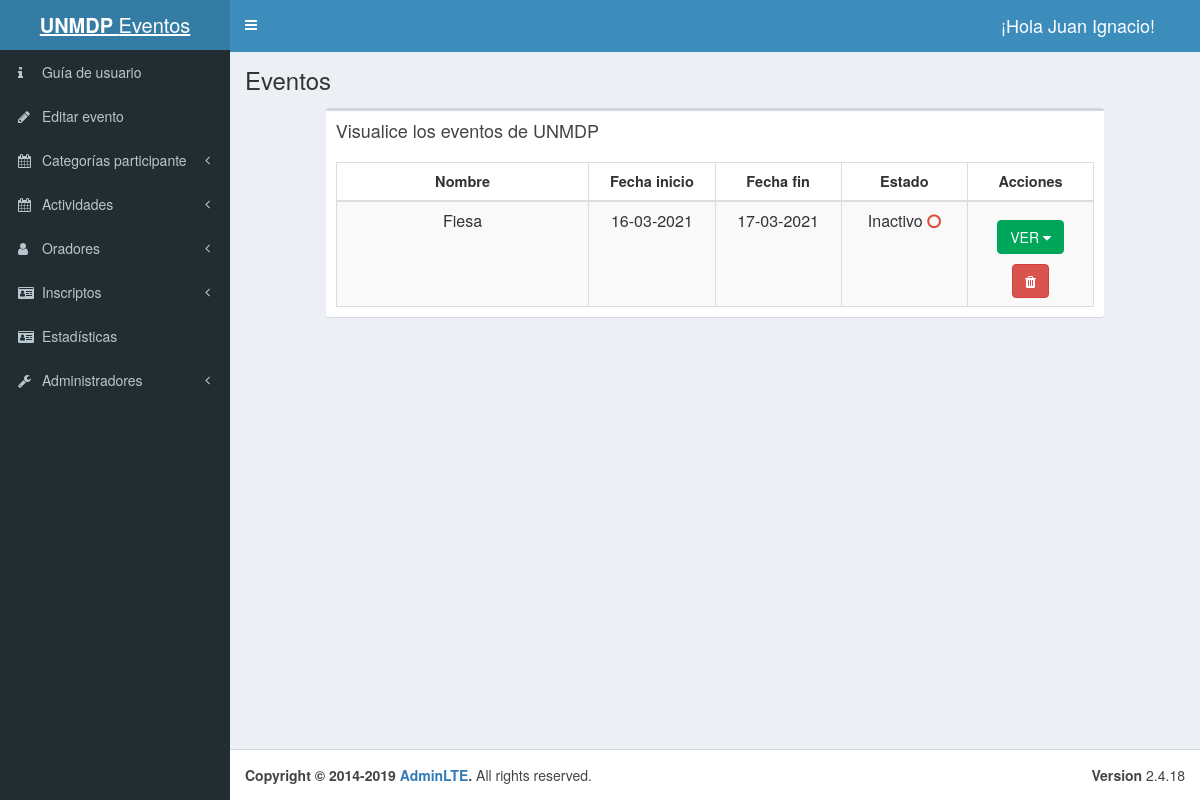
Before: /admin/lista-eventos.php (signed in) with the older database file.
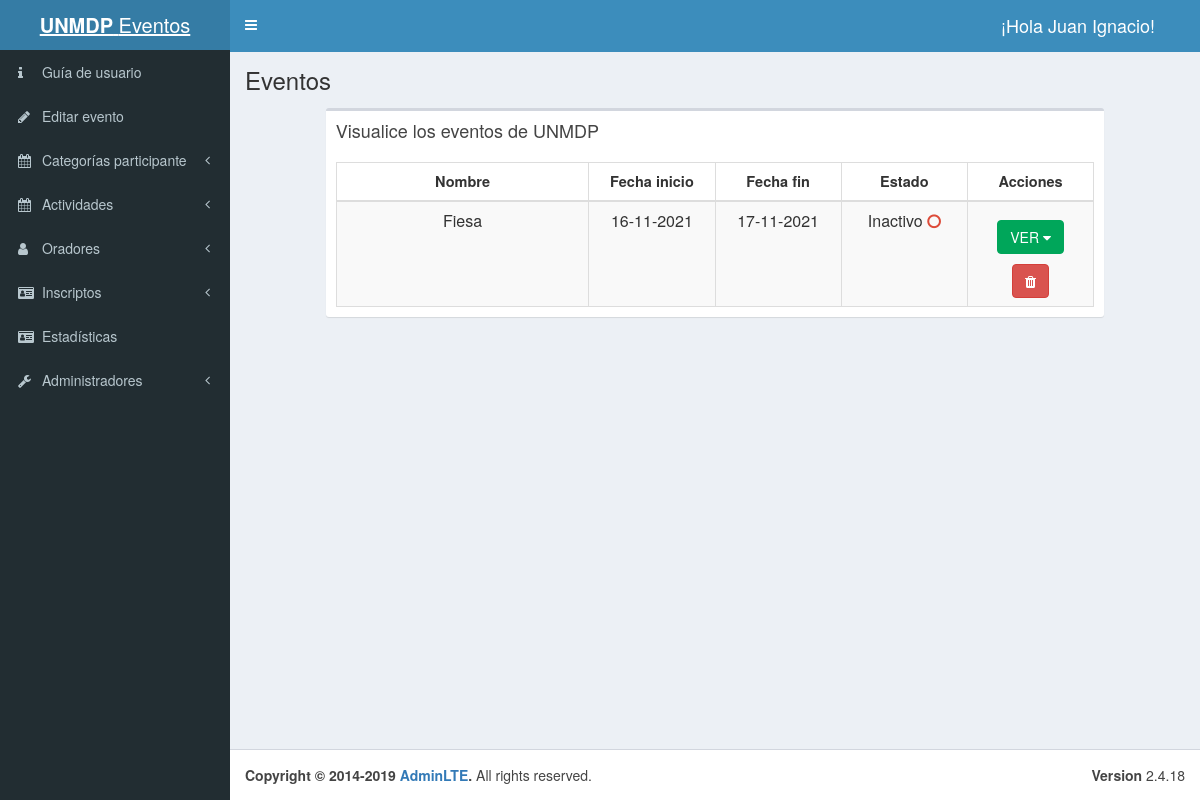
After: the same page with the newer database file.
### tables this page shows
CREATE TABLE evento(
    id_evento int NOT NULL AUTO_INCREMENT,
    nombre varchar(100) NOT NULL,
    fecha_inicio DATE NOT NULL,
    fecha_fin DATE NOT NULL,
    inscriptos int not NULL,
    acreditados int not NULL,
    estado TINYINT NOT null,
    organizador varchar(30) not null,
    limite int(8) UNSIGNED not NULL,
    ubicacion varchar(30) NOT NULL,
    descripcion varchar(1000) NOT NULL,
    imagen varchar(50) not null,
    info_pago varchar(20) not null,
    PRIMARY KEY(id_evento)
);

### admin/lista-eventos.php (the view, shortened to what this page needs)
<?php
include_once 'templates/header.php';
$permiso = $_SESSION['permiso'];
?>
<body class="hold-transition skin-blue sidebar-mini">
  <div class="wrapper">
    <?php
    include_once 'templates/barra.php';
    ?>
    <?php
    include_once 'templates/navegacion.php';
    ?>
    <div class="content-wrapper">
      <section class="content-header">
        <h1>
          Eventos
        </h1>
      </section>
      <section class="content">
        <div class="row centrar-contenido">
          <div class="col-xs-10">
            <div class="box">
              <div class="box-header">
                <h3 class="box-title">Visualice los eventos de UNMDP</h3>
              </div>
              <div class="box-body">
                <table id="registros" class="table table-bordered table-striped text-center">
                  <thead>
                    <tr>
                      <th>Nombre</th>
                      <th class="col-xs-2">Fecha inicio</th>
                      <th class="col-xs-2">Fecha fin</th>
                      <th class="col-xs-2">Estado</th>
                      <th class="col-xs-2">Acciones</th>
                    </tr>
                  </thead>
                  <tbody>
                    <?php
                    try {
                      include_once 'funciones/funciones.php';
                      $sql = "
                      SELECT e.id_evento, e.nombre, e.fecha_inicio, e.fecha_fin, e.estado
                      FROM evento e
                      ORDER BY e.estado DESC, e.fecha_inicio, e.nombre";
                      $tuplas = $db->query($sql);
                    } catch (Exception $e) {
                      echo "Error: " . $e->getMessage();
                    }
                    while ($evento = $tuplas->fetch_assoc()) {
                    ?>
                      <tr>
                        <td><?php echo $evento['nombre']; ?></td>
                        <td> <?php echo date_format(date_create($evento['fecha_inicio']), 'd-m-Y'); ?></td>
                        <td> <?php echo date_format(date_create($evento['fecha_fin']), 'd-m-Y'); ?></td>
                        <td>
                          <?php
                          if ($evento['estado']) {
                            echo "Activo  "; ?><i class="fa fa-circle text-success"></i><?php
                                                                                      } else {
                                                                                        echo "Inactivo  ";  ?><i class="fa fa-circle-o text-red"></i><?php
                                                                                                                                                    }
                                                                                                                                                      ?>
                        </td>
                        <td>
                          <div class="input-group margin">
                          <div class="input-group-btn">
                            <button type="button" class="btn btn-success dropdown-toggle" data-toggle="dropdown">VER
                              <span class="fa fa-caret-down"></span></button>
                          </div>
                          </div>
                          <a href="#" data-id="<?php echo $evento['id_evento']; ?>" data-tipo="evento" class="borrar-registro">
                            <button type="button" class="btn  btn-danger"><i class="fa fa-trash"></i></button>
                          </a>
                        </td>
                      </tr>
                    <?php
                    }
                    ?>
                </table>
              </div>
            </div>
          </div>
        </div>
      </section>
    </div>
    <?php
    include_once 'templates/footer.php';
    ?>

### admin/templates/header.php (shortened to what this page needs)
<!DOCTYPE html>
<html>
<head>
  <link rel="stylesheet" href="css/font-awesome.min.css">
  <link rel="stylesheet" href="css/ionicons.min.css">
  <link rel="stylesheet" href="css/dataTables.bootstrap.min.css">
  <link rel="stylesheet" href="css/AdminLTE.min.css">
  <link rel="stylesheet" href="css/skins/_all-skins.min.css">
  <link rel="stylesheet" href="css/bootstrap.min.css">
  <link rel="stylesheet" href="css/bootstrap-datepicker.min.css">
  <link rel="stylesheet" href="css/select2.min.css">
  <link rel="stylesheet" href="css/bootstrap-timepicker.min.css">
  <link rel="stylesheet" href="css/admin.css">
</head>

### admin/templates/barra.php (shortened to what this page needs)
<header class="main-header">
    <?php if (!$permiso){?>
      <a href="../index.php?id=<?php echo $_SESSION['id_evento']?>" class="logo" target="_blank">
    <?php }else{?>
      <a class="logo" target="_blank">
      <?php }?>
      <span class="logo-lg"><b>UNMDP</b> Eventos</span>
    </a>
    <nav class="navbar navbar-static-top">
      <a href="#" class="sidebar-toggle" data-toggle="push-menu" role="button">
      </a>
      <div class="navbar-custom-menu">
        <ul class="nav navbar-nav">
          <li class="dropdown user user-menu">
            <a href="#" class="dropdown-toggle" data-toggle="dropdown">
              <span class="hidden-xs" style="font-size:18px; padding-right:3rem;">¡Hola  <?php echo $_SESSION['nombre']; ?>!</span>
            </a>
          </li>
        </ul>
      </div>
    </nav>
  </header>

### admin/templates/navegacion.php (shortened to what this page needs)
<aside class="main-sidebar">
  <section class="sidebar">
    <ul class="sidebar-menu" data-widget="tree">
      <li class="treeview">
        <li>
          <a href="" id="guia-user">
            <i class="fa fa-info"></i>
            <span>Guía de usuario</span>
          </a>
        </li>
      </li>
      <?php
      if (!$permiso) {
      ?>
        <li class="treeview">
          <li>
            <a href="editar-evento.php">
              <i class="fa fa-pencil"></i>
              <span>Editar evento</span>
            </a>
          </li>
        </li>
        <li class="treeview">
          <a href="#">
            <i class="fa fa-calendar"></i>
            <span>Categorías participante</span>
            <span class="pull-right-container">
              <i class="fa fa-angle-left pull-right"></i>
            </span>
          </a>
        </li>
        <li class="treeview">
          <a href="#">
            <i class="fa fa-calendar"></i>
            <span>Actividades</span>
            <span class="pull-right-container">
              <i class="fa fa-angle-left pull-right"></i>
            </span>
          </a>
        </li>
        <li class="treeview">
          <a href="#">
            <i class="fa fa-user"></i>
            <span>Oradores</span>
            <span class="pull-right-container">
              <i class="fa fa-angle-left pull-right"></i>
            </span>
          </a>
        </li>
        <li class="treeview">
          <a href="#">
            <i class="fa fa-id-card"></i>
            <span>Inscriptos</span>
            <span class="pull-right-container">
              <i class="fa fa-angle-left pull-right"></i>
            </span>
          </a>
        </li>
        <li class="treeview">
          <li>
            <a href="estadisticas-evento.php">
              <i class="fa fa-id-card"></i>
              <span>Estadísticas</span>
            </a>
          </li>
        </li>
        <li class="treeview">
          <a href="#">
            <i class="fa fa-wrench"></i>
            <span>Administradores</span>
            <span class="pull-right-container">
              <i class="fa fa-angle-left pull-right"></i>
            </span>
          </a>
        </li>
      <?php
      }
      ?>
    </ul>
  </section>
</aside>

### admin/templates/footer.php (shortened to what this page needs)
<footer class="main-footer">
    <div class="pull-right hidden-xs">
      <b>Version</b> 2.4.18
    </div>
    <strong>Copyright &copy; 2014-2019 <a href="https://adminlte.io">AdminLTE</a>.</strong> All rights
    reserved.
  </footer>
</div>
</body>
</html>

### admin/css/admin.css (style rules this page uses)
h1 { font-size: 30px; }
h3 { font-size: 20px; }
table td { font-size: 16px; }
table th { font-size: 14.5px; }
td .btn { margin-top: 0px; }
.centrar-contenido { display: flex; justify-content: center; }
#dtHorizontalVerticalExample th, td { white-space: nowrap; }
button i { margin-right: 1rem; }
i.fa-trash { margin-right: 0; }
button.btn.btn-success.dropdown-toggle { border-radius: 4px; }
.btn-success { background-color: #00a65a; border-color: #00a65a; }

Changed rows visible on the page:
changed evento "Fiesa": fecha_inicio "16-03-2021" → "16-11-2021"; fecha_fin "17-03-2021" → "17-11-2021"
